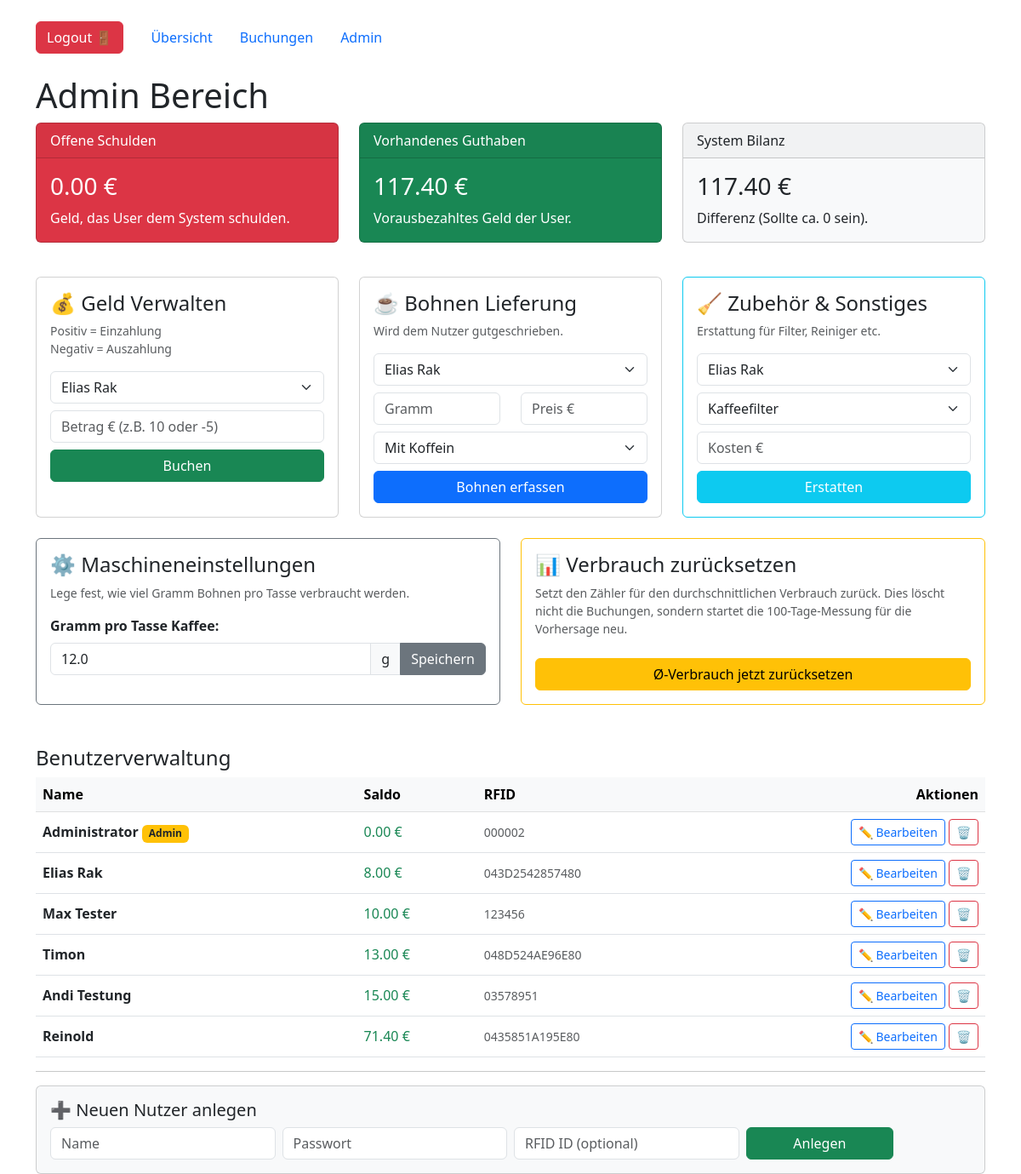
Page /admin (signed in) on the earlier database version.
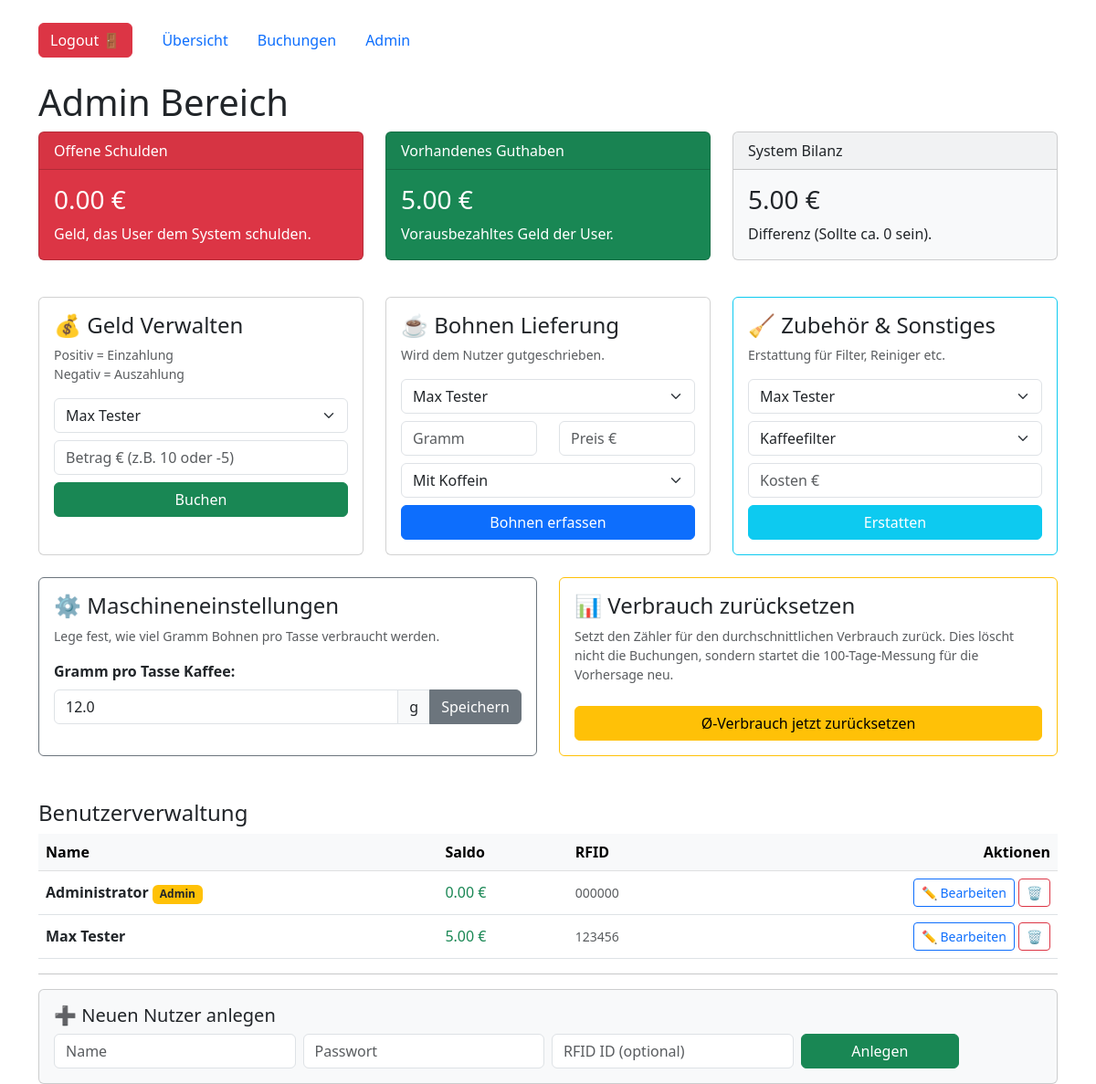
Same page on the later database version.
### tables this page shows
CREATE TABLE users (
                    id INTEGER PRIMARY KEY AUTOINCREMENT,
                    name TEXT NOT NULL UNIQUE,
                    rfid_uid TEXT UNIQUE,
                    password_hash TEXT,
                    is_admin INTEGER DEFAULT 0,
                    saldo REAL DEFAULT 0.0
                );

### app.py (the view)
@app.route('/admin')
@login_required
def admin():
    if not current_user.is_admin: return "Zugriff verweigert", 403
    conn = get_db()
    users = conn.execute("SELECT * FROM users ORDER BY saldo ASC").fetchall()
    finanzen = get_financial_health(conn)
    try:
        row_gramm = conn.execute("SELECT value FROM settings WHERE key='gramm_pro_tasse'").fetchone()
        gramm_pro_tasse = float(row_gramm[0]) if row_gramm else 12.0
    except Exception:
        gramm_pro_tasse = 12.0
    settings = {'gramm_pro_tasse': gramm_pro_tasse}
    conn.close()
    return render_template('admin.html', users=users, finanzen=finanzen, settings=settings)

### app.py (called while the page is built)
def get_db():
    conn = sqlite3.connect(DB_NAME)
    conn.row_factory = sqlite3.Row
    conn.execute("CREATE TABLE IF NOT EXISTS settings (key TEXT PRIMARY KEY, value TEXT)")
    conn.commit()
    return conn

def get_financial_health(conn):
    guthaben_summe = conn.execute("SELECT SUM(saldo) FROM users WHERE saldo > 0").fetchone()[0] or 0
    schulden_summe = conn.execute("SELECT SUM(saldo) FROM users WHERE saldo < 0").fetchone()[0] or 0
    return {
        'summe_guthaben': guthaben_summe,
        'summe_schulden': schulden_summe,
        'bilanz': guthaben_summe + schulden_summe
    }

@login_manager.user_loader
def load_user(user_id):
    conn = get_db()
    u = conn.execute("SELECT * FROM users WHERE id = ?", (user_id,)).fetchone()
    conn.close()
    if u:
        return User(u['id'], u['name'], u['is_admin'], u['saldo'])
    return None

### templates/admin.html (shortened to what this page needs)
{% extends "base.html" %}
{% block content %}
<h1>Admin Bereich</h1>
<div class="row mb-4">
    <div class="col-md-4">
        <div class="card text-white bg-danger mb-3">
            <div class="card-header">Offene Schulden</div>
            <div class="card-body">
                <h3 class="card-title">{{ "%.2f"|format(finanzen.summe_schulden) }} €</h3>
                <p class="card-text">Geld, das User dem System schulden.</p>
            </div>
        </div>
    </div>
    <div class="col-md-4">
        <div class="card text-white bg-success mb-3">
            <div class="card-header">Vorhandenes Guthaben</div>
            <div class="card-body">
                <h3 class="card-title">{{ "%.2f"|format(finanzen.summe_guthaben) }} €</h3>
                <p class="card-text">Vorausbezahltes Geld der User.</p>
            </div>
        </div>
    </div>
    <div class="col-md-4">
        <div class="card text-dark bg-light mb-3">
            <div class="card-header">System Bilanz</div>
            <div class="card-body">
                <h3 class="card-title">{{ "%.2f"|format(finanzen.bilanz) }} €</h3>
                <p class="card-text">Differenz (Sollte ca. 0 sein).</p>
            </div>
        </div>
    </div>
</div>
<div class="row mt-4">
    <div class="col-md-4">
        <div class="card p-3 h-100">
            <h4>💰 Geld Verwalten</h4>
            <p class="text-muted small">Positiv = Einzahlung<br>Negativ = Auszahlung</p>
            <form action="{{ url_for('admin_action') }}" method="POST">
               <select name="user_id" class="form-select mb-2">
                    {% for u in users %}
                        {% if not u.is_admin %}
                            <option value="{{ u.id }}">{{ u.name }}</option>
                        {% endif %}
                    {% endfor %}
                </select>
                <input type="number" step="0.10" name="betrag" placeholder="Betrag € (z.B. 10 oder -5)" class="form-control mb-2" required>
                <button class="btn btn-success w-100">Buchen</button>
            </form>
        </div>
    </div>
    <div class="col-md-4">
        <div class="card p-3 h-100">
            <h4>☕ Bohnen Lieferung</h4>
            <p class="text-muted small">Wird dem Nutzer gutgeschrieben.</p>
            <form action="{{ url_for('admin_action') }}" method="POST">
                <select name="user_id" class="form-select mb-2">
                    {% for u in users %}
                        {% if not u.is_admin %}
                            <option value="{{ u.id }}">{{ u.name }}</option>
                        {% endif %}
                    {% endfor %}
                </select>
                <div class="row">
                    <div class="col"><input type="number" name="menge" placeholder="Gramm" class="form-control mb-2" required></div>
                    <div class="col"><input type="number" step="0.01" name="preis" placeholder="Preis €" class="form-control mb-2" required></div>
                </div>
                <select name="sorte" class="form-select mb-2">
                    <option value="Koffein">Mit Koffein</option>
                </select>
                <button class="btn btn-primary w-100">Bohnen erfassen</button>
            </form>
        </div>
    </div>
    <div class="col-md-4">
        <div class="card p-3 h-100 border-info">
            <h4>🧹 Zubehör & Sonstiges</h4>
            <p class="text-muted small">Erstattung für Filter, Reiniger etc.</p>
            <form action="{{ url_for('admin_action') }}" method="POST">
                <select name="user_id" class="form-select mb-2">
                    {% for u in users %}
                        {% if not u.is_admin %}
                            <option value="{{ u.id }}">{{ u.name }}</option>
                        {% endif %}
                    {% endfor %}
                </select>
                <select name="kategorie" class="form-select mb-2">
                    <option value="Kaffeefilter">Kaffeefilter</option>
                </select>
                <input type="number" step="0.01" name="betrag" placeholder="Kosten €" class="form-control mb-2" required>
                <button class="btn btn-info text-white w-100">Erstatten</button>
            </form>
        </div>
    </div>
</div>
<div class="row mt-4 mb-4">
    <div class="col-md-6">
        <div class="card p-3 h-100 border-secondary">
            <h4>⚙ Maschineneinstellungen</h4>
            <p class="text-muted small">Lege fest, wie viel Gramm Bohnen pro Tasse verbraucht werden.</p>
            <form action="{{ url_for('admin_action') }}" method="POST">
                <label class="form-label fw-bold">Gramm pro Tasse Kaffee:</label>
                <div class="input-group">
                    <input type="number" step="0.1" name="gramm_pro_tasse" value="{{ settings.gramm_pro_tasse if settings else 10 }}" class="form-control" required>
                    <span class="input-group-text">g</span>
                    <button class="btn btn-secondary">Speichern</button>
                </div>
            </form>
        </div>
    </div>
    <div class="col-md-6">
        <div class="card p-3 h-100 border-warning">
            <h4>📊 Verbrauch zurücksetzen</h4>
            <p class="text-muted small">Setzt den Zähler für den durchschnittlichen Verbrauch zurück. Dies löscht nicht die Buchungen, sondern startet die 100-Tage-Messung für die Vorhersage neu.</p>
            <form action="{{ url_for('admin_action') }}" method="POST" onsubmit="return confirm('Möchtest du den Durchschnittsverbrauch wirklich zurücksetzen?');">
                <button class="btn btn-warning w-100 mt-2">Ø-Verbrauch jetzt zurücksetzen</button>
            </form>
        </div>
    </div>
</div>
<div class="mt-5">
    <h4>Benutzerverwaltung</h4>
    <table class="table table-hover align-middle">
        <thead class="table-light">
            <tr>
                <th>Name</th>
                <th>Saldo</th>
                <th>RFID</th>
                <th class="text-end">Aktionen</th>
            </tr>
        </thead>
        <tbody>
            {% for u in users %}
            <tr>
                <td>
                    <strong>{{ u.name }}</strong>
                    {% if u.is_admin %} <span class="badge bg-warning text-dark">Admin</span> {% endif %}
                </td>
                <td class="{{ 'text-danger' if u.saldo < 0 else 'text-success' }}">
                    {{ "%.2f"|format(u.saldo) }} €
                </td>
                <td><small class="text-muted">{{ u.rfid_uid if u.rfid_uid else '-' }}</small></td>
                <td class="text-end">
                    <button type="button" class="btn btn-sm btn-outline-primary" data-bs-toggle="modal" data-bs-target="#editModal{{ u.id }}">
                        ✏ Bearbeiten
                    </button>
                    <form action="{{ url_for('admin_action') }}" method="POST" class="d-inline" onsubmit="return confirm('Wirklich löschen?');">
                        <button class="btn btn-sm btn-outline-danger">🗑</button>
                    </form>
                </td>
            </tr>
            {% endfor %}
        </tbody>
    </table>
    <hr>
    <div class="card p-3 bg-light">
        <h5>➕ Neuen Nutzer anlegen</h5>
        <form action="{{ url_for('admin_action') }}" method="POST" class="row g-2 align-items-center">
            <div class="col-md-3">
                <input type="text" name="name" placeholder="Name" class="form-control" required>
            </div>
            <div class="col-md-3">
                <input type="password" name="password" placeholder="Passwort" class="form-control" required>
            </div>
            <div class="col-md-3">
                <input type="text" name="rfid" placeholder="RFID ID (optional)" class="form-control">
            </div>
            <div class="col-md-2">
                <button class="btn btn-success w-100">Anlegen</button>
            </div>
        </form>
    </div>
</div>
{% endblock %}

### templates/base.html (shortened to what this page needs)
<!doctype html>
<html>
<head>
    <link href="https://cdn.jsdelivr.net/npm/bootstrap@5.3.0/dist/css/bootstrap.min.css" rel="stylesheet">
</head>
<body class="container mt-4">
    <nav class="nav nav-pills mb-4 align-items-center">
        {% if current_user.is_authenticated %}
            <a class="btn btn-danger me-3" href="/logout">Logout 🚪</a>
        {% endif %}
        <a class="nav-link" href="/">Übersicht</a>
        <a class="nav-link" href="/history">Buchungen</a>
        <a class="nav-link" href="/admin">Admin</a>
    </nav>
    {% block content %}{% endblock %}
</body>
</html>

Differences in the rows shown:
removed users: name "Elias Rak", saldo "8.00", rfid_uid "043D2542857480"
removed users: name "Timon", saldo "13.00", rfid_uid "048D524AE96E80"
removed users: name "Andi Testung", saldo "15.00", rfid_uid "03578951"
removed users: name "Reinold", saldo "71.40", rfid_uid "0435851A195E80"
changed users "Administrator": rfid_uid "000002" → "000000"
changed users "Max Tester": saldo "10.00" → "5.00"
Other differences:
{{ "%.2f"|format(finanzen.summe_guthaben) }}: "117.40" → "5.00"
{{ "%.2f"|format(finanzen.bilanz) }}: "117.40" → "5.00"
form field user_id: "Elias Rak" → "Max Tester"
